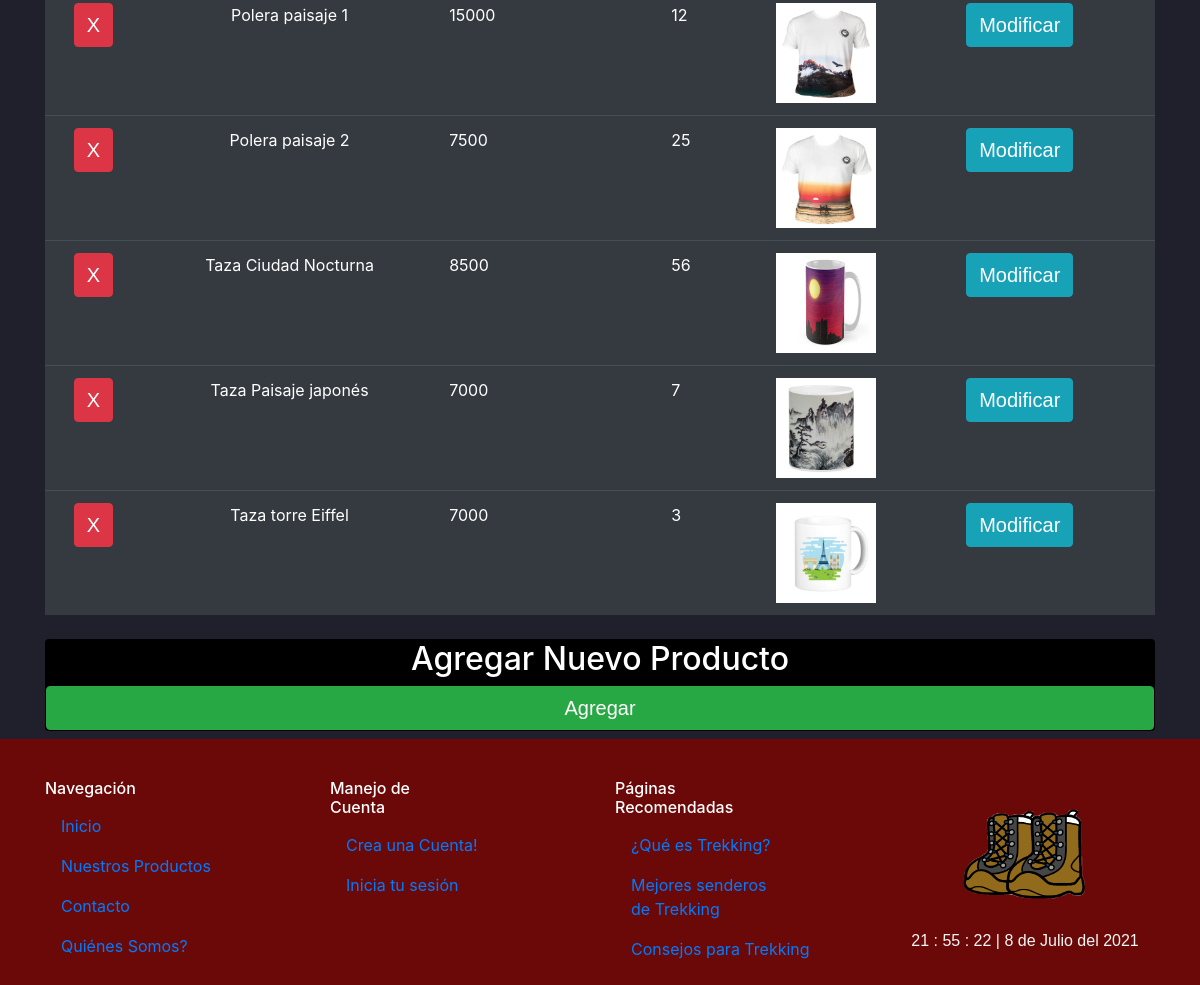
/producto/ (lower part), run on an earlier commit of the app's database.
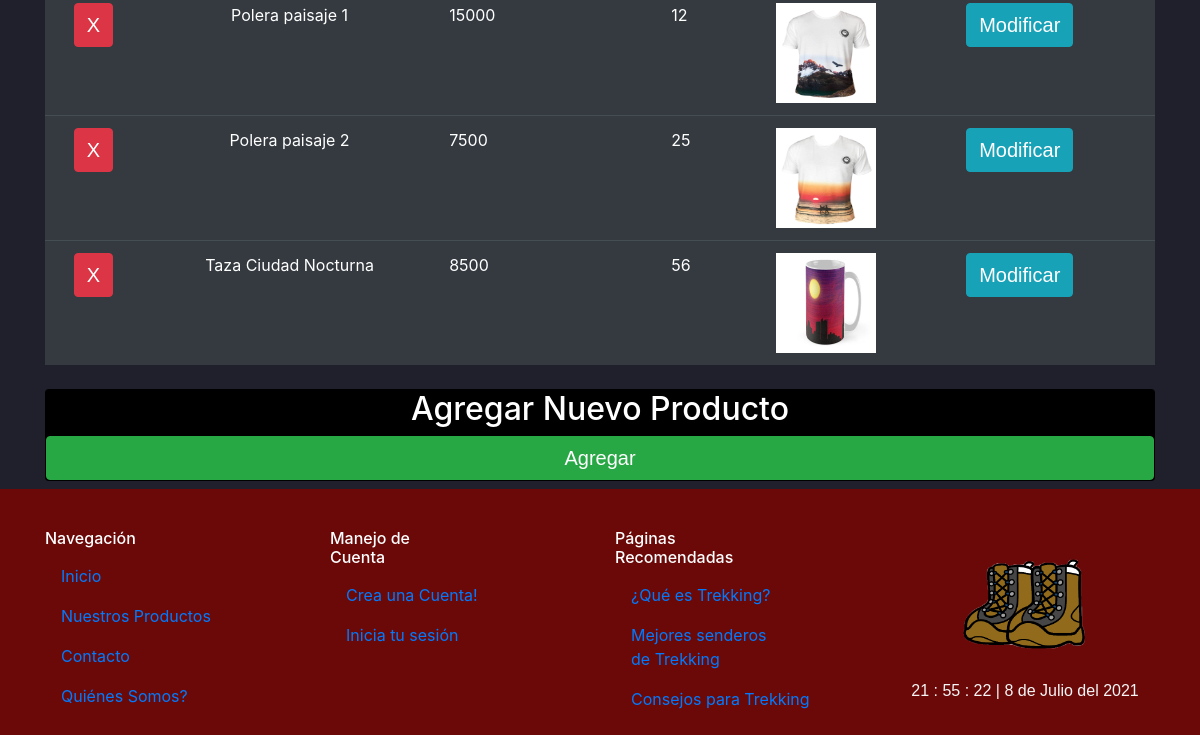
And on a later commit of the database.
### core/models.py (models this page shows, shortened)
class Producto(models.Model):
    idProducto = models.CharField(primary_key=True, max_length=10,verbose_name='Código')
    descripcion = models.CharField(max_length=100,verbose_name='Descripción')
    precio = models.IntegerField(verbose_name='Precio Unitario')
    cantidad = models.IntegerField(verbose_name='Stock')
    imagen = models.ImageField(verbose_name='Imagen',upload_to='productos',null=True,blank=True)
    class Meta:
            verbose_name = 'producto'
            verbose_name_plural = 'productos'
            ordering = ["descripcion"]

### core/views.py (the view)
# urls.py: path('producto/', listaProducto , name='producto'),
def listaProducto(request):
    productos = Producto.objects.all()
    return render(request,"core/producto.html",{'productos':productos})

### core/templates/core/producto.html (shortened to what this page needs)
{% extends 'core/plantilla.html' %}
{% load static %}
{% block content %}
        <div class="container">
            <div class="row">
                <div class="col">
                    <div class="table-responsive">
                        <table id="tabla_productos" class="table table-dark " >
                            <tbody>
                                {% for producto in productos %}
                                    <tr >
                                        <td class="text-center"> <a class="btn btn-danger" href="{% url 'eliminar' producto.idProducto %}">X</a> </td>
                                        <td class="text-center">{{producto.descripcion}}</td>
                                        <td>{{producto.precio}}</td>
                                        <td>{{producto.cantidad}}</td>
                                        {% if producto.imagen %}
                                            <td><img class="img-producto" src="{{producto.imagen.url}}" alt="" width="100" height="100"></td>
                                        {% else %}
                                            <td><img class="img-producto" src="{% static 'core/assets/image_not_found.jpg' %}" alt="" width="100px" height="100px"></td>
                                        {% endif %}
                                        <td>
                                            <a class="btn btn-info" href="{% url 'modificar' producto.idProducto %}">Modificar</a>
                                        </td>
                                    </tr>
                                {% endfor %}
                            </tbody>
                        </table>
                    </div>
                </div>
            </div>
            <div class="row">
                <div class="col text-center justify-content-center mt-2 mb-2">
                    <div class="card">
                        <h2>Agregar Nuevo Producto </h2>
                        <a class="btn btn-success" href="{% url 'agregar'  %}">Agregar</a>
                     </div>
                </div>
            </div>
        </div>
{% endblock %}

What changed in the data, as far as the page shows it:
removed Producto: descripcion "Taza Paisaje japonés", precio "7000", cantidad "7", imagen (picture)
removed Producto: descripcion "Taza torre Eiffel", precio "7000", cantidad "3", imagen (picture)
